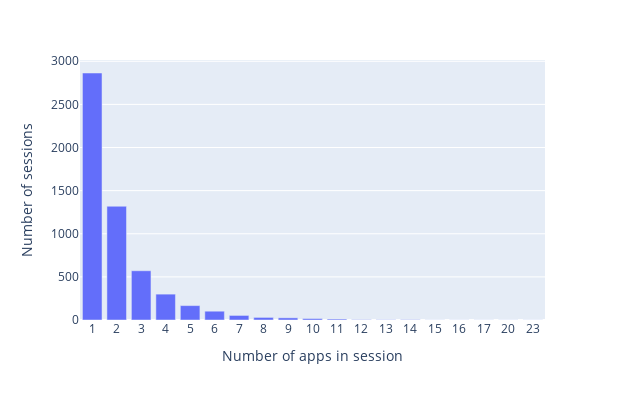

Notebook source saved alongside this figure:
### Markdown cell above
After having merged the repeatin events, we look at the updated distributions of session length

### Code cell
updated_session_lengths_20=user_0_20s_final.groupby('session_20').agg({'app_code':'size'}).rename(columns={'app_code':'session_length'}).groupby('session_length').size()
fig = px.bar(x=updated_session_lengths_20.index.values, y = updated_session_lengths_20.values,width=625,height=400)
fig.update_layout(
    xaxis_title="Number of apps in session",
    yaxis_title="Number of sessions")
fig.update_xaxes(type='category')

### Figure 1 — Plotly figure (JSON) as saved in the notebook; plotly's stock layout.template omitted (floating-point values rounded to 4 significant figures)
{"data": [{"alignmentgroup": "True", "hovertemplate": "x=%{x}<br>y=%{y}<extra></extra>", "legendgroup": "", "marker": {"color": "#636efa", "pattern": {"shape": ""}}, "name": "", "offsetgroup": "", "orientation": "v", "showlegend": false, "textposition": "auto", "type": "bar", "x": [1, 2, 3, 4, 5, 6, 7, 8, 9, 10, 11, 12, 13, 14, 15, 16, 17, 20, 23], "xaxis": "x", "y": [2864, 1319, 571, 300, 167, 102, 53, 30, 25, 17, 11, 4, 3, 4, 1, 1, 1, 1, 1], "yaxis": "y"}], "layout": {"barmode": "relative", "height": 400, "legend": {"tracegroupgap": 0}, "margin": {"t": 60}, "width": 625, "xaxis": {"anchor": "y", "autorange": true, "domain": [0, 1], "range": [-0.5, 18.5], "title": {"text": "Number of apps in session"}, "type": "category"}, "yaxis": {"anchor": "x", "autorange": true, "domain": [0, 1], "range": [0, 3015.0], "title": {"text": "Number of sessions"}, "type": "linear"}}}
